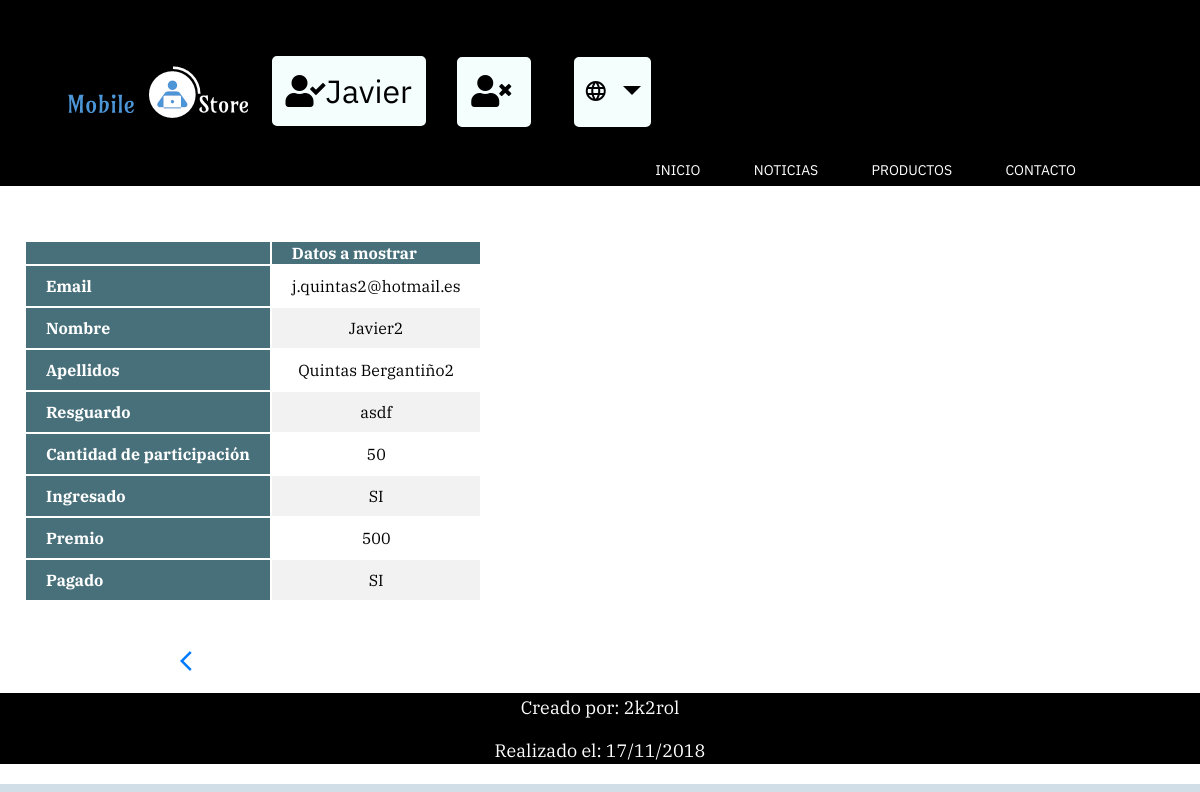
Screenshot of /Controller/Loteriaiu_Controller.php?action=view&email=j.quintas2@hotmail.es (signed in) with the database file from the repository.
### tables this page shows
CREATE TABLE `LOTERIAIU` (
  `lot.email` varchar(60) NOT NULL COMMENT 'email del que participa en la loteria',
  `lot.nombre` varchar(30) NOT NULL COMMENT 'nombre del que participa en la loteria',
  `lot.apellidos` varchar(40) NOT NULL COMMENT 'apellidos del que participa en la loteria',
  `lot.participacion` int(3) NOT NULL COMMENT 'importe con el que participa en la loteria',
  `lot.resguardo` varchar(50) NOT NULL COMMENT 'resguardo de la participación en la loteria',
  `lot.ingresado` enum('SI','NO') DEFAULT NULL COMMENT 'ha ingresado la participación',
  `lot.premiopersonal` int(6) DEFAULT NULL COMMENT 'premio que le corresponde por la participacion jugada',
  `lot.pagado` enum('SI','NO') DEFAULT NULL COMMENT 'se le ha pagado el premio que el corresponde'
);

### Controller/Loteriaiu_Controller.php (called while the page is built, shortened)
<?php
    include '../View/Loteriaiu_SHOWCURRENT_View.php';
    include '../Model/Loteriaiu_model.php';
    include '../Model/Access_DB.php';
    if(!isset($_GET['action'])){
        $action = '';
    }
    else{
        $action = $_GET['action'];
    }
    switch($action){
        case 'view':
            if(!isset($_GET['email'])){
                new Message($respuesta, '../index.php');
            }else{
                $loteria = new Loteria($_GET['email']);
                $loteria = $loteria->findByEmail();
                new showCurrent($loteria);
            }
        break;
    }
?>

### Locale/Strings_SPANISH.php (called while the page is built)
<?php
$strings =
array(
	'Loteria' => 'Loteria',
    'Inicio' => 'Inicio',
    'Noticias' => 'Noticias',
    'Productos' => 'Productos',
    'Sobre MobileStore' => 'Sobre MobileStore',
	'Sobre nosotros' => 'Sobre nosotros',
	'Contacto' => 'Contacto',
	'Usuario' => 'Usuario',
	'Contraseña' => 'Contraseña',
	'Idioma' => 'Idioma',
	'Español' => 'Español',
	'Inglés' => 'Inglés',
	'Gallego' => 'Gallego',
	'Registrate' => 'Registrate',
	'DNI' => 'DNI',
	'Teléfono' => 'Teléfono',
	'Fecha de nacimiento' => 'Fecha de nacimiento',
	'Grupo prácticas' => 'Grupo prácticas',
	'Email' => 'Email',
	'Nombre' => 'Nombre',
	'Apellidos' => 'Apellidos',
	'Curso académico' => 'Curso académico',
	'Titulación' => 'Titulación',
	'Resguardo' => 'Resguardo',
	'Cantidad de participación' => 'Cantidad de participación',
	'Ingresado' => 'Ingresado',
	'Premio' => 'Premio',
	'Pagado' => 'Pagado',
	'Editar' => 'Editar',
	'Ver' => 'Ver',
	'Borrar' => 'Borrar',
	'SI' => 'SI',
	'NO' => 'NO',
	'Participación' => 'Participación',
	'Datos a mostrar' => 'Datos a mostrar',
	'Datos a eliminar' => 'Datos a eliminar',
	'Creado por' => 'Creado por',
	'Realizado el' => 'Realizado el',
	'Email incorrecto' => 'Email incorrecto',
	'Ya existe una participación con ese email' => 'Ya existe una participación con ese email',
	'Error insertando' => 'Error insertando',
	'Insertado' => 'Insertado',
	'Error editando' => 'Error editando',
	'Editado' => 'Editado',
	'Error eliminando' => 'Error eliminando',
	'Eliminado' => 'Eliminado',
	'Login vacío' => 'Login vacío',
	'Login innexistente' => 'Login innexistente',
	'Contraseña incorrecta' => 'Contraseña incorrecta',
	'Algunos datos están vacíos' => 'Algunos datos están vacíos',
	'Login, Email o DNI ya existentes.' => 'Login, Email o DNI ya existentes.',
	'Error de inserción' => 'Error de inserción',
	'Registrado' => 'Registrado',
	'Volver' => 'Volver',
	'No hay participaciones' => 'No hay participaciones',
	'Foto' => 'Foto',
	'Sexo' => 'Sexo',
	'Fallo al conectar a MySQL: ' => 'Fallo al conectar a MySQL',
	' ' => ' '
 )
;
 ?>

### Model/Loteriaiu_model.php (called while the page is built, shortened)
<?php
    class Loteria{
        var $email;
        var $nombre;
        var $apellidos;
        var $resguardo;
        var $participacion;
        var $ingresado;
        var $premioPersonal;
        var $pagado;
        var $mysqli;
        function __construct($email = null,
                            $nombre = null,
                            $apellidos = null,
                            $resguardo = null,
                            $participacion = null,
                            $ingresado = null,
                            $premioPersonal = null,
                            $pagado = null){
            $this->email = $email;
            $this->nombre = $nombre;
            $this->apellidos = $apellidos;
            $this->resguardo = $resguardo;
            $this->participacion = $participacion;
            $this->ingresado = $ingresado;
            $this->premioPersonal = $premioPersonal;
            $this->pagado = $pagado;
            include_once '../Model/Access_DB.php';
	        $this->mysqli = ConnectDB();
        }
        function getEmail(){
            return $this->email;
        }
        function getNombre(){
            return $this->nombre;
        }
        function getParticipacion(){
            return $this->participacion;
        }
        function getResguardo(){
            return $this->resguardo;
        }
        function getIngresado(){
            return $this->ingresado;
        }
        function getPremioPersonal(){
            return $this->premioPersonal;
        }
        function getApellidos(){
            return $this->apellidos;
        }
        function getPagado(){
            return $this->pagado;
        }
        function findByEmail(){
            $sql = "SELECT *
                    FROM LOTERIAIU
                    WHERE `lot.email` = '$this->email'";
            $resultado = $this->mysqli->query($sql);
            if($resultado->num_rows == 0){
                return 'Email incorrecto';
            }
            else{
                $tupla = $resultado->fetch_array();
                $this->nombre = $tupla['lot.nombre'];
                $this->apellidos = $tupla['lot.apellidos'];
                $this->resguardo = $tupla['lot.resguardo'];
                $this->participacion = $tupla['lot.participacion'];
                $this->ingresado = $tupla['lot.ingresado'];
                $this->premioPersonal = $tupla['lot.premiopersonal'];
                $this->pagado = $tupla['lot.pagado'];
                return $this;
            }
        }
    }
?>

### Model/Access_DB.php (called while the page is built)
<?php
function ConnectDB()
{
    $mysqli = new mysqli("localhost", 'IU2018', 'pass2018' , 'IU2018');
	if ($mysqli->connect_errno) {
		include './MESSAGE_View.php';
		new MESSAGE("Fallo al conectar a MySQL: (" . $mysqli->connect_errno . ") " . $mysqli->connect_error, './index.php');
		return false;
	}
	else{
		return $mysqli;
	}
}
?>

### View/Loteriaiu_SHOWCURRENT_View.php (the view, shortened to what this page needs)
<?php
    class showCurrent{
        var $participacion;
        function __construct($participacion){
            $this->participacion = $participacion;
            $this->render();
        }
        function render(){
            include '../View/Header.php';
?>
            <br>
            <br>
            <table>
                <tr>
                    <th></th>
                    <th><?= $strings['Datos a mostrar'] ?></th>
                </tr>
                    <tbody>
                        <tr>
                            <th scope="row"><?=$strings['Email']?></th>
                            <td><?= $this->participacion->getEmail() ?></td>
                        </tr>
                        <tr>
                            <th scope="row"><?=$strings['Nombre']?></th>
                            <td><?= $this->participacion->getNombre() ?></td>
                        </tr>
                        <tr>
                            <th scope="row"><?=$strings['Apellidos']?></th>
                            <td><?= $this->participacion->getApellidos() ?></td>
                        </tr>
                        <tr>
                            <th scope="row"><?=$strings['Resguardo']?></th>
                            <td><?= $this->participacion->getResguardo() ?></td>
                        </tr>
                        <tr>
                            <th scope="row"><?=$strings['Cantidad de participación']?></th>
                            <td><?= $this->participacion->getParticipacion() ?></td>
                        </tr>
                        <tr>
                            <th scope="row"><?=$strings['Ingresado']?></th>
                            <td><?= $this->participacion->getIngresado() ?></td>
                        </tr>
                        <tr>
                            <th scope="row"><?=$strings['Premio']?></th>
                            <td><?= $this->participacion->getPremioPersonal() ?></td>
                        </tr>
                        <tr>
                            <th scope="row"><?=$strings['Pagado']?></th>
                            <td><?= $this->participacion->getPagado() ?></td>
                        </tr>
                    </tbody>
            </table>
            <br>
            <a href="../index.php" style='margin-left: 15%; margin-bottom: 20px; margin-top: 20px;'><i class="material-icons">arrow_back_ios</i></button></a>
            <br>
<?php
    include '../View/Footer.php';
        }
    }
?>

### View/css/ET1_IU.css (style rules this page uses)
html { background-color:#D1DEE8; font-family: 'IBM Plex Sans', sans-serif; font-family: 'IBM Plex Serif', serif; }
body { background-color: white; color:black; font-family: 'IBM Plex Serif', serif; font-size: 18px; margin:0; }
table { padding-left: 2%; padding-right: 5%; margin-bottom: 20px; border-collapse: separate; }
th { padding-left: 20px; padding-right: 20px; background-color: #48707A; color:white; }
td { padding-left: 20px; padding-right: 20px; text-align:center; height:40px; }
tr:nth-child(even) { background-color: #f2f2f2 }

### rows the page displays
loteriaiu: value "j.quintas2@hotmail.es", value "Javier2", value "Quintas Bergantiño2", value "asdf", value "50", value "SI", value "500"

### other values shown
$_SESSION['login'] "Javier"
$strings['Inicio'] "INICIO"
$strings['Noticias'] "NOTICIAS"
$strings['Productos'] "PRODUCTOS"
$strings['Contacto'] "CONTACTO"
$strings['Datos a mostrar'] "Datos a mostrar"
$strings['Email'] "Email"
$strings['Nombre'] "Nombre"
$strings['Apellidos'] "Apellidos"
$strings['Resguardo'] "Resguardo"
$strings['Cantidad de participación'] "Cantidad de participación"
$strings['Ingresado'] "Ingresado"
$strings['Premio'] "Premio"
$strings['Pagado'] "Pagado"
$strings['Creado por'] "Creado por"
